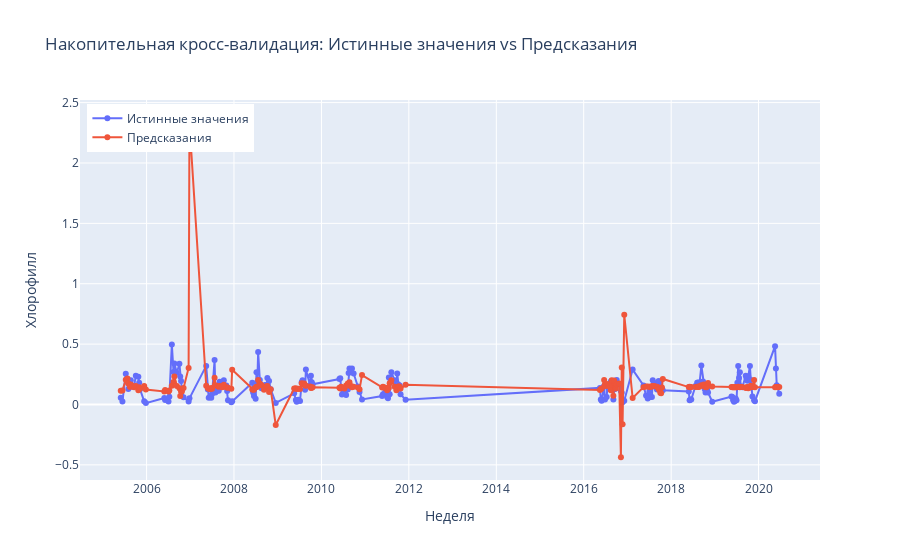

Notebook code cell kept with this figure:
### Code cell
import pandas as pd
import numpy as np
from sklearn.linear_model import LinearRegression
from sklearn.metrics import mean_squared_error, r2_score
import plotly.graph_objects as go

# --- Подготовка данных ---
df = df_weekly.copy()
df['year'] = df['week'].dt.year

# Сортируем по времени
df = df.sort_values('week')

# Фичи и таргет
X = df[['R1', 'R2', 'R3']]
y = df['chlorophyll']

# Список годов
unique_years = sorted(df['year'].unique())

# Словари для метрик
mse_results = {}
r2_results = {}

# Для визуализации
all_preds = pd.DataFrame()

# --- Накопительная кросс-валидация ---
for i in range(3, len(unique_years)):  # Начинаем с 3 лет для обучения
    train_years = unique_years[:i]
    test_year = unique_years[i]

    X_train = X[df['year'].isin(train_years)]
    y_train = y[df['year'].isin(train_years)]

    X_test = X[df['year'] == test_year]
    y_test = y[df['year'] == test_year]

    model = LinearRegression()
    model.fit(X_train, y_train)

    y_pred = model.predict(X_test)

    mse = mean_squared_error(y_test, y_pred)
    r2 = r2_score(y_test, y_pred)

    mse_results[test_year] = mse
    r2_results[test_year] = r2

    temp_df = pd.DataFrame({
        'week': df[df['year'] == test_year]['week'],
        'year': test_year,
        'y_true': y_test.values,
        'y_pred': y_pred
    })
    all_preds = pd.concat([all_preds, temp_df], ignore_index=True)

# --- Вывод метрик ---
print("\nMSE по годам:")
print(pd.Series(mse_results))

print("\nR² по годам:")
print(pd.Series(r2_results))

# --- Сохранение результатов ---
all_preds.to_csv('accumulated_cv_predictions.csv', index=False)

# --- Визуализация в plotly ---
fig = go.Figure()

fig.add_trace(go.Scatter(x=all_preds['week'], y=all_preds['y_true'], mode='lines+markers', name='Истинные значения'))
fig.add_trace(go.Scatter(x=all_preds['week'], y=all_preds['y_pred'], mode='lines+markers', name='Предсказания'))

fig.update_layout(title='Накопительная кросс-валидация: Истинные значения vs Предсказания',
                  xaxis_title='Неделя',
                  yaxis_title='Хлорофилл',
                  legend=dict(x=0.01, y=0.99))

fig.show()

### Figure 1 — Plotly figure (JSON) as saved in the notebook; plotly's stock layout.template omitted (floating-point values rounded to 4 significant figures; data arrays with more than 128 entries replaced by an {"elided": "..."} marker saying what was removed)
{"data": [{"mode": "lines+markers", "name": "Истинные значения", "type": "scatter", "x": {"elided": "195 str values"}, "y": {"elided": "195 float values"}}, {"mode": "lines+markers", "name": "Предсказания", "type": "scatter", "x": {"elided": "195 str values"}, "y": {"elided": "195 float values"}}], "layout": {"legend": {"x": 0.01, "y": 0.99}, "title": {"text": "Накопительная кросс-валидация: Истинные значения vs Предсказания"}, "xaxis": {"title": {"text": "Неделя"}}, "yaxis": {"title": {"text": "Хлорофилл"}}}}
